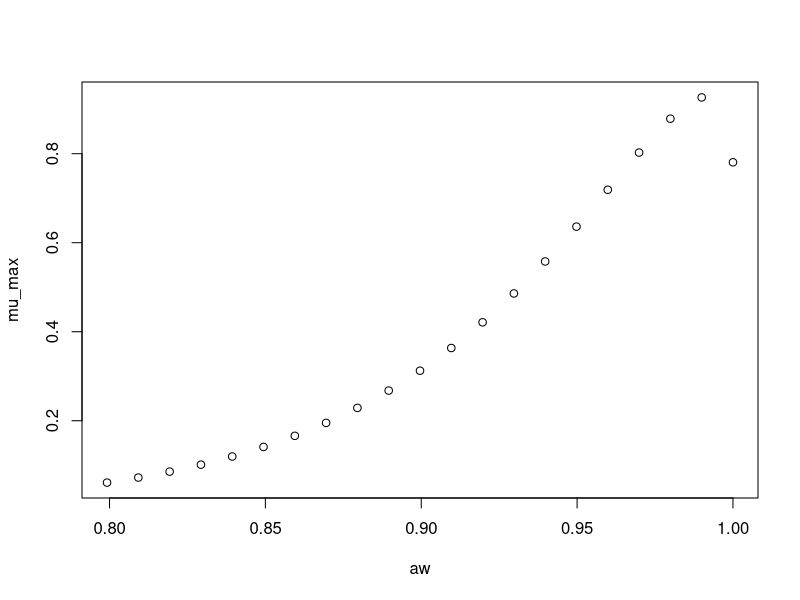

Reproduce this figure in R.
#############################
# start of Parameter script
#############################
aw <- seq(0.799200799200799,0.999999,length.out=21)
#############################
# end of Parameter script
#############################
############################# 
# start of Model script Gropin ID 1337 
#############################
 
# constant coefficients for this model
 
variables <- data.frame(aw)
argumentsPar <- expand.grid(variables)
 
# heart of the model
response_surface <- function(aw) {
   mumax <-exp(-0.2515+3.887*sqrt(1-aw)-21.35*(sqrt(1-aw))^2)

return(mumax=mumax)
} 

# output parameters
mumax <- cbind(argumentsPar,response_surface(argumentsPar['aw']))
colnames(mumax) <- c(colnames(argumentsPar),'mumax')
#############################
# End of Model script
#############################
############################# 
# start of Visualisation script Gropin ID 1337 
#############################
plot(aw,mumax$mumax,
                          xlab='aw',
                          ylab='mu_max')
#############################
# End of Visualisation script
#############################
